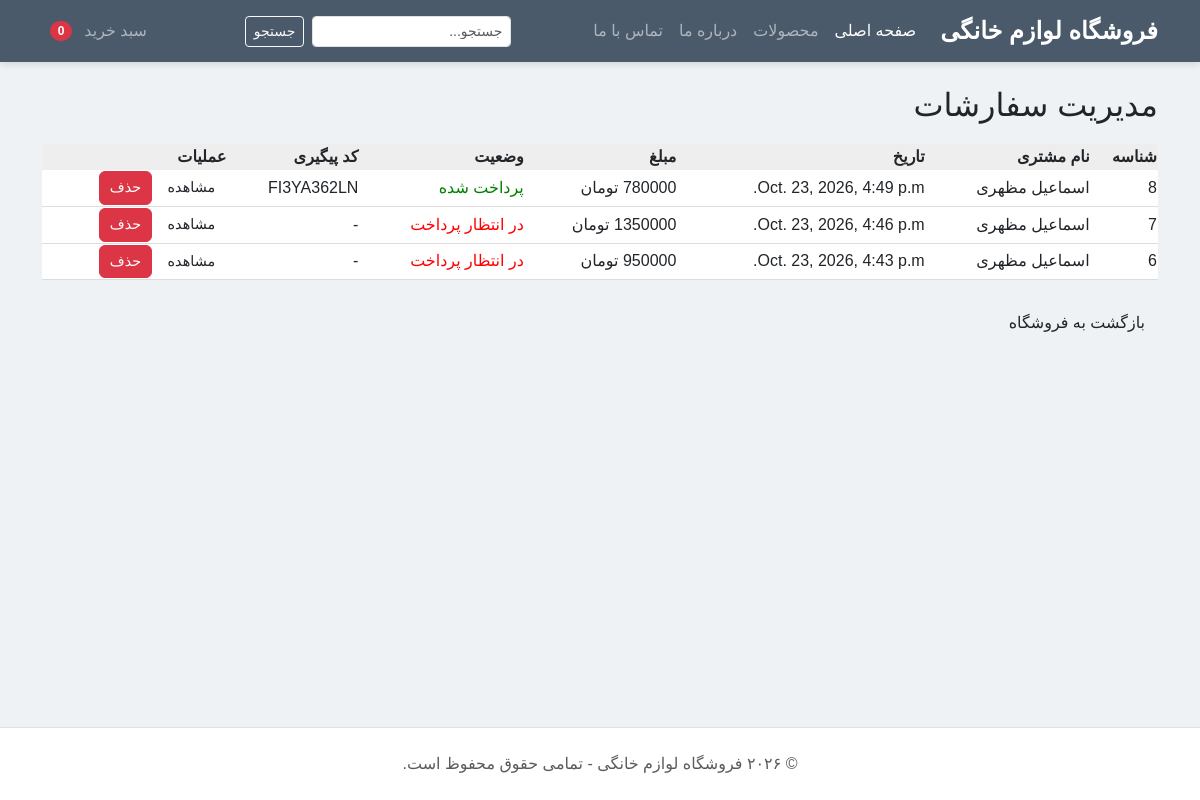
/admin-orders/ (signed in), run on the app's committed database.
### shop/models.py (models this page shows, shortened)
class Order(models.Model):
    first_name = models.CharField(max_length=50)
    last_name = models.CharField(max_length=50)
    email = models.EmailField()
    address = models.CharField(max_length=250)
    postal_code = models.CharField(max_length=17)
    phone = models.CharField(max_length=15)
    paid = models.BooleanField(default=False)
    tracking_code = models.CharField(max_length=100, unique=True, blank=True, null=True)
    created = models.DateTimeField(auto_now_add=True)
    def get_total_cost(self):
        return sum(item.get_cost() for item in self.items.all())

### shop/views.py (the view)
# urls.py: path('admin-orders/', views.admin_order_list, name='admin_order_list'),
@staff_member_required
def admin_order_list(request):
    orders = Order.objects.order_by('-created')
    return render(request, 'shop/admin/order_list.html', {'orders': orders})

### shop/models.py (called while the page is built)
    def get_cost(self):
        return self.price * self.quantity

### shop/templates/shop/admin/order_list.html (shortened to what this page needs)
{% extends 'shop/base.html' %}
{% load jformat %}
{% block content %}
    <h2>مدیریت سفارشات</h2>
    <table style="width:100%; background:#fff; border-collapse:collapse; margin-top:20px;">
        <tr style="background:#eee;">
            <th>شناسه</th>
            <th>نام مشتری</th>
            <th>تاریخ</th>
            <th>مبلغ</th>
            <th>وضعیت</th>
            <th>کد پیگیری</th>
            <th>عملیات</th>
        </tr>
        {% for order in orders %}
        <tr style="border-bottom:1px solid #ddd;">
            <td>{{ order.id }}</td>
            <td>{{ order.first_name }} {{ order.last_name }}</td>
            <td>{{ order.created|jformat:"%Y/%m/%d - %H:%M" }}</td>
            <td>{{ order.get_total_cost|floatformat:0 }} تومان</td>
            <td>
                {% if order.paid %}
                    <span style="color:green;">پرداخت شده</span>
                {% else %}
                    <span style="color:red;">در انتظار پرداخت</span>
                {% endif %}
            </td>
            <td>{{ order.tracking_code|default:"-" }}</td>
            <td>
                <a href="{% url 'shop:admin_order_detail' order.id %}" class="btn" style="font-size:0.9em; padding:5px 10px;">مشاهده</a>
                <form action="{% url 'shop:admin_order_delete' order.id %}" method="post" style="display:inline;" onsubmit="return confirm('آیا از حذف سفارش #{{ order.id }} مطمئن هستید؟');">
                    <button type="submit" class="btn btn-danger" style="font-size:0.9em; padding:5px 10px;">حذف</button>
                </form>
            </td>
        </tr>
        {% empty %}
        <tr><td colspan="7">هیچ سفارشی ثبت نشده است.</td></tr>
        {% endfor %}
    </table>
    <br>
    <a href="{% url 'shop:product_list' %}" class="btn">بازگشت به فروشگاه</a>
{% endblock %}

### shop/templates/shop/base.html (shortened to what this page needs)
<!DOCTYPE html>
<html lang="fa" dir="rtl">
<head>
    <link rel="stylesheet" href="https://cdn.jsdelivr.net/npm/bootstrap@5.3.0/dist/css/bootstrap.rtl.min.css">
    <link href="https://cdn.jsdelivr.net/gh/rastikerdar/vazirmatn@v33.003/Vazirmatn-font-face.css" rel="stylesheet" type="text/css" />
</head>
<body>
    <nav class="navbar navbar-expand-lg navbar-dark navbar-custom mb-4">
        <div class="container">
            <a class="navbar-brand fw-bold fs-4" href="{% url 'shop:product_list' %}">
                 فروشگاه لوازم خانگی
            </a>
            <div class="collapse navbar-collapse" id="navbarNav">
                <ul class="navbar-nav me-auto mb-2 mb-lg-0">
                    <li class="nav-item"><a class="nav-link active" href="{% url 'shop:product_list' %}">صفحه اصلی</a></li>
                    <li class="nav-item"><a class="nav-link" href="{% url 'shop:product_list' %}">محصولات</a></li>
                    <li class="nav-item"><a class="nav-link" href="#">درباره ما</a></li>
                    <li class="nav-item"><a class="nav-link" href="#">تماس با ما</a></li>
                </ul>
                <form class="d-flex me-lg-3 my-2 my-lg-0" method="get" action="{% url 'shop:product_list' %}">
                    <input class="form-control form-control-sm me-2" type="search" name="q" placeholder="جستجو..." aria-label="Search">
                    <button class="btn btn-outline-light btn-sm" type="submit">جستجو</button>
                </form>
                <ul class="navbar-nav ms-auto">
                    <li class="nav-item">
                        <a class="nav-link d-flex align-items-center" href="{% url 'shop:cart_detail' %}">
                            <span class="me-2">سبد خرید</span>
                            <span class="badge bg-danger rounded-pill ms-1">{{ cart|length }}</span>
                        </a>
                    </li>
                </ul>
            </div>
        </div>
    </nav>
    <main class="container">
        {% block content %}
        {% endblock %}
    </main>
    <footer class="text-center py-4 mt-5 border-top">
        <div class="container">
            <p class="text-muted mb-0">&copy; ۲۰۲۶ فروشگاه لوازم خانگی - تمامی حقوق محفوظ است.</p>
        </div>
    </footer>
</body>
</html>

### shop/templates/shop/base.html (style rules this page uses)
body { font-family: 'Vazirmatn', Tahoma, Arial, sans-serif; background-color: #eef2f5; display: flex; flex-direction: column; min-height: 100vh; }
.navbar-custom { background-color: #4A5A6A !important; box-shadow: 0 4px 6px -1px rgba(0, 0, 0, 0.1); }
footer { margin-top: auto; background-color: #ffffff; }
main { flex: 1; }

### data on the page
Order: id "8", first_name "اسماعیل", last_name "مظهری", created|jformat "Oct. 23, 2026, 4:49 p.m.", paid "پرداخت شده", tracking_code "FI3YA362LN"
Order: id "7", first_name "اسماعیل", last_name "مظهری", created|jformat "Oct. 23, 2026, 4:46 p.m.", paid "در انتظار پرداخت", tracking_code "-"
Order: id "6", first_name "اسماعیل", last_name "مظهری", created|jformat "Oct. 23, 2026, 4:43 p.m.", paid "در انتظار پرداخت", tracking_code "-"

### other printed values
{{ cart|length }} "0"
